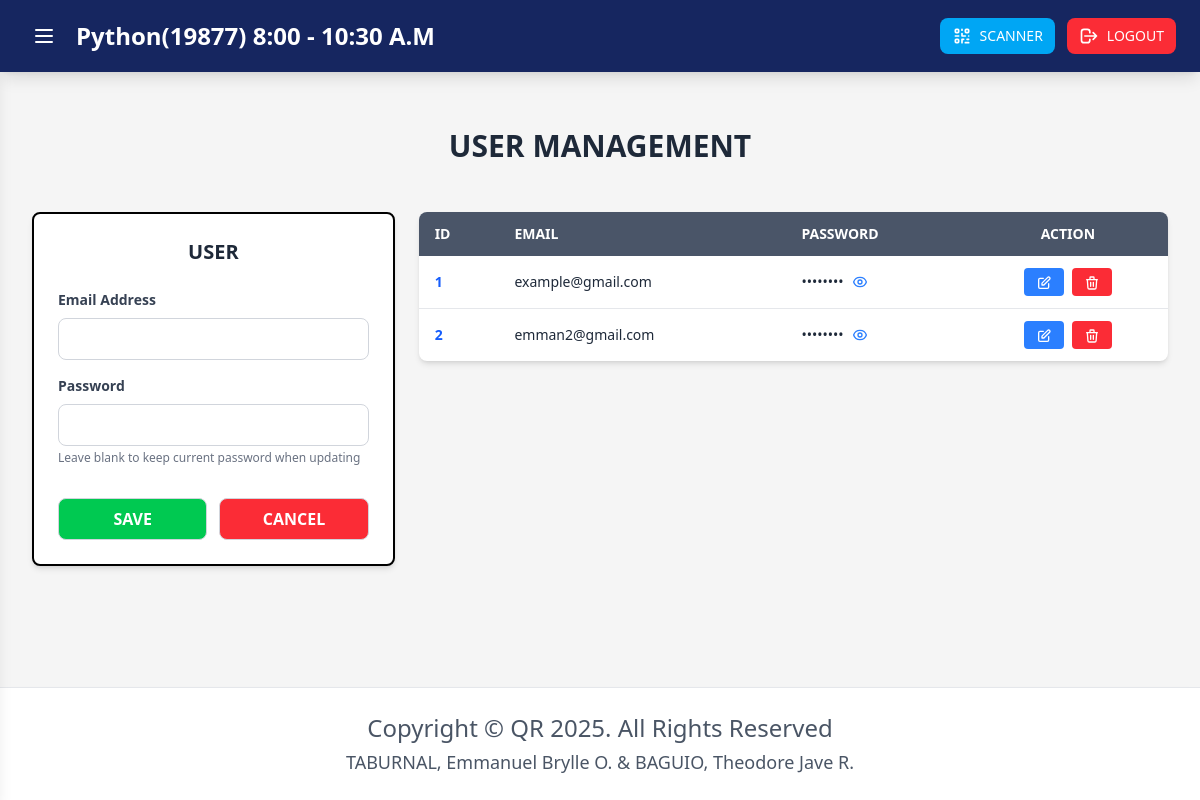
Page /admin (signed in) on the earlier database version.
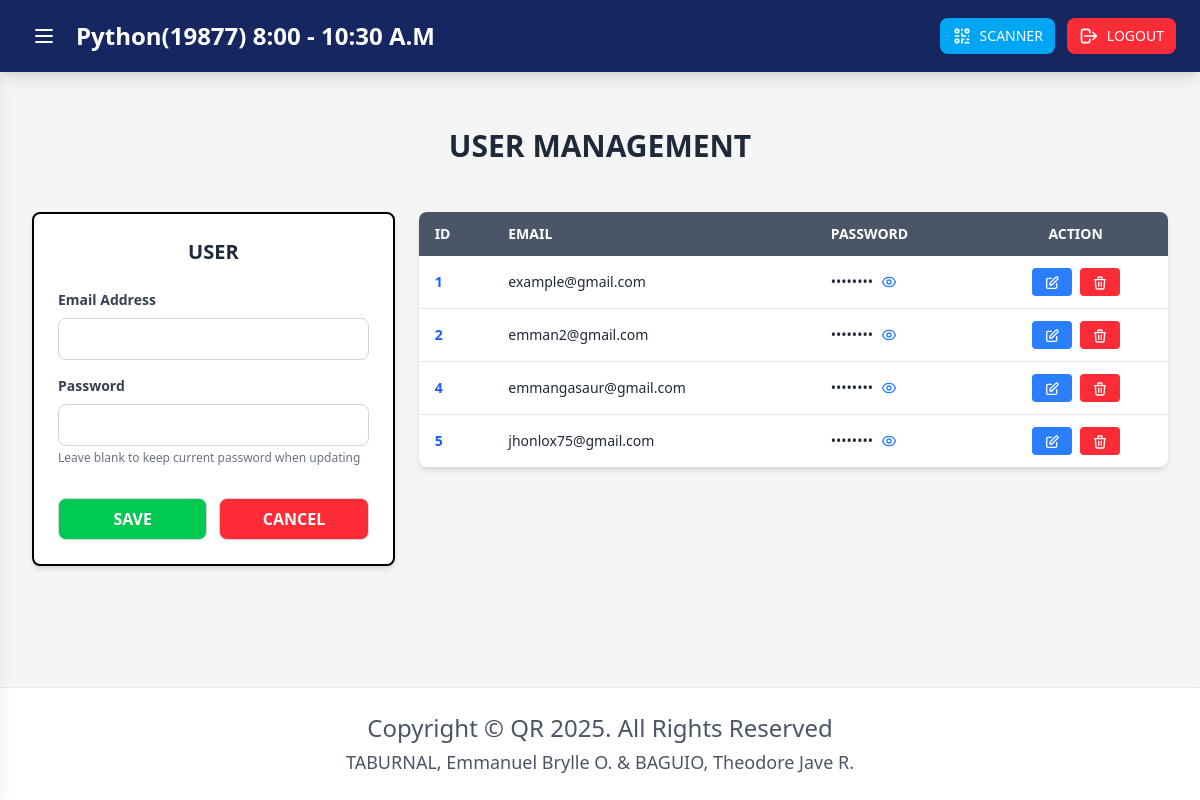
Same page on the later database version.
### tables this page shows
CREATE TABLE user(
id INTEGER PRIMARY KEY AUTOINCREMENT,
email VARCHAR(50) NOT NULL,
pass VARCHAR(50) NOT NULL);

### app.py (the view)
@app.route('/admin')
@login_required
def admin():
    students = db_helper.get_all()
    users = db_helper.get_all_users()
    return render_template('dashboard/admin.html',
                           student_account=students,
                           users=users,
                           students=students)

### app.py (called while the page is built)
def login_required(f):
    @wraps(f)
    def decorated_function(*args, **kwargs):
        if 'user_id' not in session:
            flash('Please login to access this page', 'error')
            return redirect(url_for('login'))
        return f(*args, **kwargs)
    return decorated_function

### db_helper.py (called while the page is built)
def getprocessor():
    conn = connect(database)
    conn.row_factory = Row
    return conn

def get_all_users():
    conn = getprocessor()
    cursor = conn.cursor()
    cursor.execute("SELECT * FROM user")
    rows = cursor.fetchall()
    conn.close()
    return rows

def get_all():
    conn = getprocessor()
    cursor = conn.cursor()
    cursor.execute("SELECT * FROM student_account")
    rows = cursor.fetchall()
    conn.close()
    return rows

### templates/dashboard/admin.html (shortened to what the changed rows need)
{% extends "dashboard/dashboard.html" %}
{% block admin_Content %}
<div class="p-3 sm:p-4 md:p-6 lg:p-8 w-full">
    <div class="max-w-7xl mx-auto">
        <div class="p-4 sm:p-6 mb-4 sm:mb-6">
            <h2 class="text-xl sm:text-2xl md:text-3xl font-bold text-gray-800 text-center">USER MANAGEMENT</h2>
        </div>
        <div class="grid grid-cols-1 lg:grid-cols-3 gap-4 sm:gap-6">
            <div class="lg:col-span-2">
                <div class="bg-white rounded-lg shadow-md overflow-hidden">
                    <div class="overflow-x-auto">
                        <table class="w-full min-w-[500px]">
                            <thead class="bg-[#4a5568] text-white">
                                <tr>
                                    <th class="px-3 sm:px-4 py-3 text-left text-xs sm:text-sm font-semibold">ID</th>
                                    <th class="px-3 sm:px-4 py-3 text-left text-xs sm:text-sm font-semibold">EMAIL</th>
                                    <th class="px-3 sm:px-4 py-3 text-left text-xs sm:text-sm font-semibold">PASSWORD
                                    </th>
                                    <th class="px-3 sm:px-4 py-3 text-center text-xs sm:text-sm font-semibold">ACTION
                                    </th>
                                </tr>
                            </thead>
                            <tbody class="divide-y divide-gray-200">
                                {% for user in users %}
                                <tr class="hover:bg-gray-50">
                                    <td class="px-3 sm:px-4 py-3 text-xs sm:text-sm text-blue-600 font-semibold">{{
                                        user.id }}</td>
                                    <td class="px-3 sm:px-4 py-3 text-xs sm:text-sm text-gray-800">{{ user.email }}</td>
                                    <td class="px-3 sm:px-4 py-3 text-xs sm:text-sm text-gray-800">
                                        <div class="flex items-center gap-2">
                                            <span class="password-text" data-password="{{ user.pass }}">••••••••</span>
                                            <button type="button" onclick="togglePassword(this)"
                                                class="text-blue-500 hover:text-blue-700 text-xs"
                                                title="Show/Hide Password">
                                            </button>
                                        </div>
                                    </td>
                                    <td class="px-3 sm:px-4 py-3">
                                        <div class="flex justify-center gap-1 sm:gap-2">
                                            <button
                                                onclick="editUser('{{ user.id }}', '{{ user.email }}', '{{ user.pass }}')"
                                                class="bg-blue-500 hover:bg-blue-600 text-white px-2 sm:px-3 py-1 rounded text-xs sm:text-sm font-medium transition"
                                                title="Edit User">
                                                <svg class="w-4 h-4 inline" fill="none" stroke="currentColor"
                                                    viewBox="0 0 24 24">
                                                    <path stroke-linecap="round" stroke-linejoin="round"
                                                        stroke-width="2"
                                                        d="M11 5H6a2 2 0 00-2 2v11a2 2 0 002 2h11a2 2 0 002-2v-5m-1.414-9.414a2 2 0 112.828 2.828L11.828 15H9v-2.828l8.586-8.586z" />
                                                </svg>
                                            </button>
                                            <button onclick="deleteUser('{{ user.id }}', '{{ user.email }}')"
                                                class="bg-red-500 hover:bg-red-600 text-white px-2 sm:px-3 py-1 rounded text-xs sm:text-sm font-medium transition"
                                                title="Delete User">
                                                <svg class="w-4 h-4 inline" fill="none" stroke="currentColor"
                                                    viewBox="0 0 24 24">
                                                    <path stroke-linecap="round" stroke-linejoin="round"
                                                        stroke-width="2"
                                                        d="M19 7l-.867 12.142A2 2 0 0116.138 21H7.862a2 2 0 01-1.995-1.858L5 7m5 4v6m4-6v6m1-10V4a1 1 0 00-1-1h-4a1 1 0 00-1 1v3M4 7h16" />
                                                </svg>
                                            </button>
                                        </div>
                                    </td>
                                </tr>
                                {% endfor %}
                            </tbody>
                        </table>
                    </div>
                </div>
            </div>
        </div>
    </div>
</div>
{% endblock %}

Differences in the rows shown:
added user: id "4", email "emmangasaur@gmail.com"
added user: id "5", email "jhonlox75@gmail.com"
